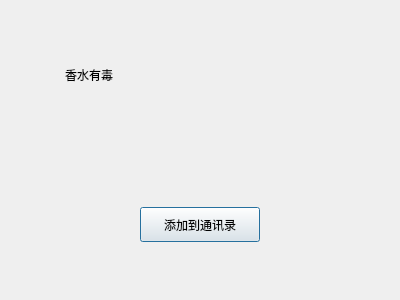
<?xml version="1.0" encoding="UTF-8"?>
<ui version="4.0">
 <class>FindSuccessDlg</class>
 <widget class="QDialog" name="FindSuccessDlg">
  <property name="geometry">
   <rect>
    <x>0</x>
    <y>0</y>
    <width>400</width>
    <height>300</height>
   </rect>
  </property>
  <property name="windowTitle">
   <string>Dialog</string>
  </property>
  <layout class="QVBoxLayout" name="verticalLayout">
   <property name="spacing">
    <number>0</number>
   </property>
   <property name="leftMargin">
    <number>0</number>
   </property>
   <property name="topMargin">
    <number>0</number>
   </property>
   <property name="rightMargin">
    <number>0</number>
   </property>
   <property name="bottomMargin">
    <number>0</number>
   </property>
   <item>
    <widget class="QWidget" name="widget" native="true">
     <layout class="QHBoxLayout" name="horizontalLayout">
      <item>
       <widget class="QLabel" name="head_lb">
        <property name="minimumSize">
         <size>
          <width>50</width>
          <height>50</height>
         </size>
        </property>
        <property name="maximumSize">
         <size>
          <width>50</width>
          <height>50</height>
         </size>
        </property>
        <property name="text">
         <string/>
        </property>
       </widget>
      </item>
      <item>
       <widget class="QLabel" name="name_lb">
        <property name="text">
         <string>香水有毒</string>
        </property>
        <property name="alignment">
         <set>Qt::AlignCenter</set>
        </property>
       </widget>
      </item>
      <item>
       <spacer name="horizontalSpacer">
        <property name="orientation">
         <enum>Qt::Horizontal</enum>
        </property>
        <property name="sizeHint" stdset="0">
         <size>
          <width>40</width>
          <height>20</height>
         </size>
        </property>
       </spacer>
      </item>
     </layout>
    </widget>
   </item>
   <item>
    <widget class="QWidget" name="widget_2" native="true">
     <layout class="QHBoxLayout" name="horizontalLayout_2">
      <item>
       <widget class="ClickedBtn" name="add_friend_btn">
        <property name="minimumSize">
         <size>
          <width>120</width>
          <height>35</height>
         </size>
        </property>
        <property name="maximumSize">
         <size>
          <width>120</width>
          <height>35</height>
         </size>
        </property>
        <property name="text">
         <string>添加到通讯录</string>
        </property>
       </widget>
      </item>
     </layout>
    </widget>
   </item>
  </layout>
 </widget>
 <customwidgets>
  <customwidget>
   <class>ClickedBtn</class>
   <extends>QPushButton</extends>
   <header location="global">clickedbtn.h</header>
  </customwidget>
 </customwidgets>
 <resources/>
 <connections/>
</ui>
